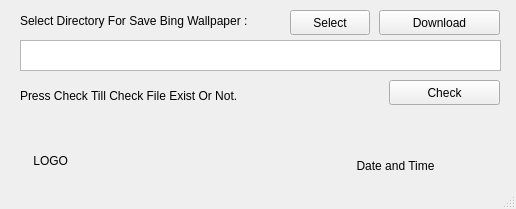
<?xml version="1.0" encoding="UTF-8"?>
<ui version="4.0">
 <class>MainWindow</class>
 <widget class="QMainWindow" name="MainWindow">
  <property name="geometry">
   <rect>
    <x>0</x>
    <y>0</y>
    <width>516</width>
    <height>209</height>
   </rect>
  </property>
  <property name="windowTitle">
   <string>MainWindow</string>
  </property>
  <widget class="QWidget" name="centralwidget">
   <widget class="QPushButton" name="DownloadButton">
    <property name="geometry">
     <rect>
      <x>379</x>
      <y>10</y>
      <width>121</width>
      <height>25</height>
     </rect>
    </property>
    <property name="text">
     <string>Download</string>
    </property>
   </widget>
   <widget class="QLabel" name="labelDateAndTime">
    <property name="geometry">
     <rect>
      <x>290</x>
      <y>150</y>
      <width>211</width>
      <height>31</height>
     </rect>
    </property>
    <property name="text">
     <string>Date and Time</string>
    </property>
    <property name="alignment">
     <set>Qt::AlignCenter</set>
    </property>
   </widget>
   <widget class="QLabel" name="labelPath">
    <property name="geometry">
     <rect>
      <x>20</x>
      <y>10</y>
      <width>271</width>
      <height>21</height>
     </rect>
    </property>
    <property name="text">
     <string>Select Directory For Save Bing Wallpaper :</string>
    </property>
   </widget>
   <widget class="QPushButton" name="DirectoryButton">
    <property name="geometry">
     <rect>
      <x>290</x>
      <y>10</y>
      <width>80</width>
      <height>25</height>
     </rect>
    </property>
    <property name="text">
     <string>Select</string>
    </property>
   </widget>
   <widget class="QTextEdit" name="textEdit">
    <property name="geometry">
     <rect>
      <x>20</x>
      <y>40</y>
      <width>481</width>
      <height>31</height>
     </rect>
    </property>
   </widget>
   <widget class="QLabel" name="labelExistFile">
    <property name="geometry">
     <rect>
      <x>20</x>
      <y>80</y>
      <width>361</width>
      <height>31</height>
     </rect>
    </property>
    <property name="text">
     <string>Press Check Till Check File Exist Or Not.</string>
    </property>
   </widget>
   <widget class="QLabel" name="labelLogo">
    <property name="geometry">
     <rect>
      <x>30</x>
      <y>140</y>
      <width>131</width>
      <height>41</height>
     </rect>
    </property>
    <property name="text">
     <string> LOGO</string>
    </property>
   </widget>
   <widget class="QPushButton" name="pushButton">
    <property name="geometry">
     <rect>
      <x>389</x>
      <y>80</y>
      <width>111</width>
      <height>25</height>
     </rect>
    </property>
    <property name="text">
     <string>Check</string>
    </property>
   </widget>
  </widget>
  <widget class="QStatusBar" name="statusbar"/>
 </widget>
 <resources/>
 <connections/>
</ui>
